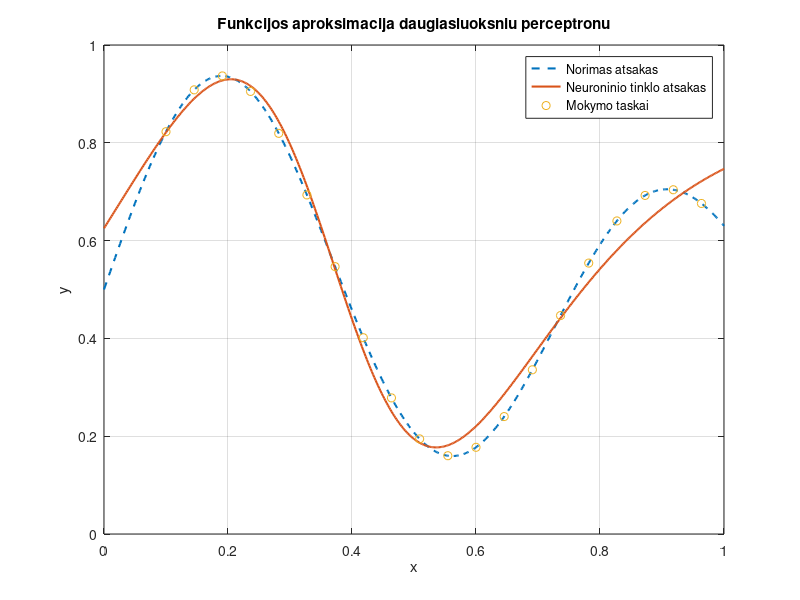
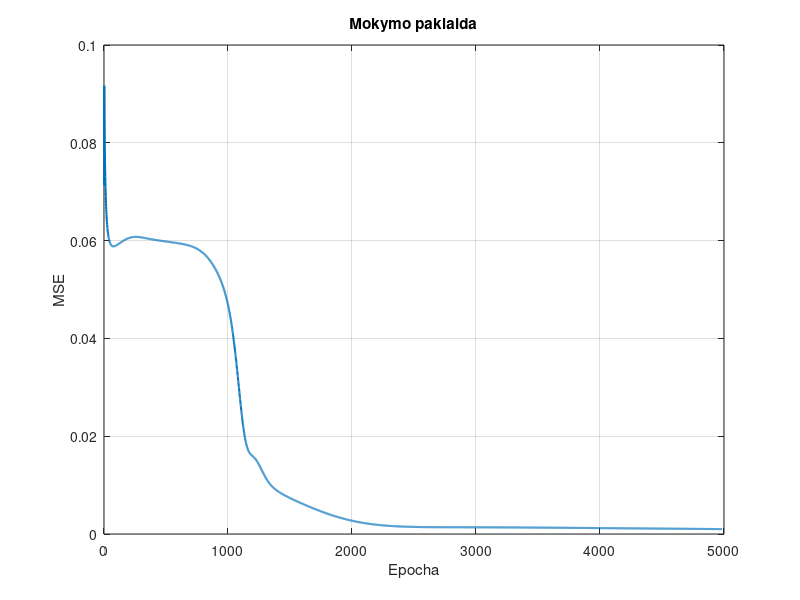

Reproduce these figures in MATLAB, in order.
%% IS-Lab2 - variantas pagal destytojo rasymo stiliu
% 1 iejimas -> 4 paslepti tanh neuronai -> 1 tiesinis isejimas
% Mokymas - Backpropagation

clear;
clc;
close all;

%% Mokymo duomenys
x = 0.1:1/22:1;

% Norimas atsakas
d = ((1 + 0.6*sin(2*pi*x/0.7)) + 0.3*sin(2*pi*x))/2;

%% Pradines svoriu reiksmes

% 1 sluoksnis
w11_1 = rand(1);
w21_1 = rand(1);
w31_1 = rand(1);
w41_1 = rand(1);

b1_1 = rand(1);
b2_1 = rand(1);
b3_1 = rand(1);
b4_1 = rand(1);

% 2 sluoksnis
w11_2 = rand(1);
w12_2 = rand(1);
w13_2 = rand(1);
w14_2 = rand(1);

b1_2 = rand(1);

%% Mokymosi greitis
eta = 0.1;

%% Mokymo nustatymai
epoch = 0;
MSE = 1;

%% Mokymas
while MSE > 0.001 && epoch < 50000

    epoch = epoch + 1;
    error_sum = 0;

    for i = 1:length(x)

        %% 1 sluoksnio pasvertos sumos
        v1_1 = x(i)*w11_1 + b1_1;
        v2_1 = x(i)*w21_1 + b2_1;
        v3_1 = x(i)*w31_1 + b3_1;
        v4_1 = x(i)*w41_1 + b4_1;

        %% 1 sluoksnio aktyvacijos funkcija
        y1_1 = tanh(v1_1);
        y2_1 = tanh(v2_1);
        y3_1 = tanh(v3_1);
        y4_1 = tanh(v4_1);

        %% 2 sluoksnio pasverta suma
        v1_2 = y1_1*w11_2 + ...
               y2_1*w12_2 + ...
               y3_1*w13_2 + ...
               y4_1*w14_2 + b1_2;

        %% Isejimo sluoksnio aktyvacija
        % Tiesine aktyvacijos funkcija
        y1_2 = v1_2;

        %% Tinklo isejimas
        y = y1_2;

        %% Klaida
        e = d(i) - y;

        error_sum = error_sum + e^2;

        %% Atnaujinami tinklo svoriai

        % Isejimo sluoksnio delta
        delta1_2 = e;

        % Pasleptojo sluoksnio delta
        % tanh isvestine = 1 - y^2
        delta1_1 = (1-y1_1^2)*delta1_2*w11_2;
        delta2_1 = (1-y2_1^2)*delta1_2*w12_2;
        delta3_1 = (1-y3_1^2)*delta1_2*w13_2;
        delta4_1 = (1-y4_1^2)*delta1_2*w14_2;

        %% Isejimo sluoksnio svoriai
        w11_2 = w11_2 + eta*delta1_2*y1_1;
        w12_2 = w12_2 + eta*delta1_2*y2_1;
        w13_2 = w13_2 + eta*delta1_2*y3_1;
        w14_2 = w14_2 + eta*delta1_2*y4_1;

        b1_2 = b1_2 + eta*delta1_2;

        %% Pasleptojo sluoksnio svoriai
        w11_1 = w11_1 + eta*delta1_1*x(i);
        w21_1 = w21_1 + eta*delta2_1*x(i);
        w31_1 = w31_1 + eta*delta3_1*x(i);
        w41_1 = w41_1 + eta*delta4_1*x(i);

        b1_1 = b1_1 + eta*delta1_1;
        b2_1 = b2_1 + eta*delta2_1;
        b3_1 = b3_1 + eta*delta3_1;
        b4_1 = b4_1 + eta*delta4_1;

    end

    %% Vidutine kvadratine paklaida
    MSE = error_sum/length(x);

    MSE_history(epoch) = MSE;

end

%% Rezultatai
fprintf('Epochu skaicius = %d\n', epoch);
fprintf('MSE = %.6f\n', MSE);

%% Tinklo isejimai mokymo taskuose
for i = 1:length(x)

    v1_1 = x(i)*w11_1 + b1_1;
    v2_1 = x(i)*w21_1 + b2_1;
    v3_1 = x(i)*w31_1 + b3_1;
    v4_1 = x(i)*w41_1 + b4_1;

    y1_1 = tanh(v1_1);
    y2_1 = tanh(v2_1);
    y3_1 = tanh(v3_1);
    y4_1 = tanh(v4_1);

    v1_2 = y1_1*w11_2 + ...
           y2_1*w12_2 + ...
           y3_1*w13_2 + ...
           y4_1*w14_2 + b1_2;

    y_mlp(i) = v1_2;

end

%% Tankesnis x vektorius grazesniam grafikui
% Cia tinklas jau NESIMOKO.
% Tiesiog patikriname, kokia lygia kreive jis ismoko.

x_test = 0:0.002:1;
y_test = zeros(size(x_test));

for i = 1:length(x_test)

    %% 1 sluoksnio pasvertos sumos
    v1_1 = x_test(i)*w11_1 + b1_1;
    v2_1 = x_test(i)*w21_1 + b2_1;
    v3_1 = x_test(i)*w31_1 + b3_1;
    v4_1 = x_test(i)*w41_1 + b4_1;

    %% 1 sluoksnio aktyvacijos funkcija
    y1_1 = tanh(v1_1);
    y2_1 = tanh(v2_1);
    y3_1 = tanh(v3_1);
    y4_1 = tanh(v4_1);

    %% 2 sluoksnio pasverta suma
    v1_2 = y1_1*w11_2 + ...
           y2_1*w12_2 + ...
           y3_1*w13_2 + ...
           y4_1*w14_2 + b1_2;

    %% Tinklo isejimas
    y_test(i) = v1_2;

end

%% Tikroji funkcija tik palyginimui grafike
d_test = ((1 + 0.6*sin(2*pi*x_test/0.7)) + ...
          0.3*sin(2*pi*x_test))/2;

%% PAGRINDINIS GRAFIKAS

figure;

plot(x_test,d_test,'--','LineWidth',1.5);
hold on;

plot(x_test,y_test,'LineWidth',1.5);

plot(x,d,'o','MarkerSize',6);

grid on;

xlabel('x');
ylabel('y');

legend('Norimas atsakas', ...
       'Neuroninio tinklo atsakas', ...
       'Mokymo taskai', ...
       'Location','best');

title('Funkcijos aproksimacija daugiasluoksniu perceptronu');

%% Mokymo paklaidos grafikas

figure;

plot(1:length(MSE_history),MSE_history,'LineWidth',1.5);

grid on;

xlabel('Epocha');
ylabel('MSE');

title('Mokymo paklaida');
